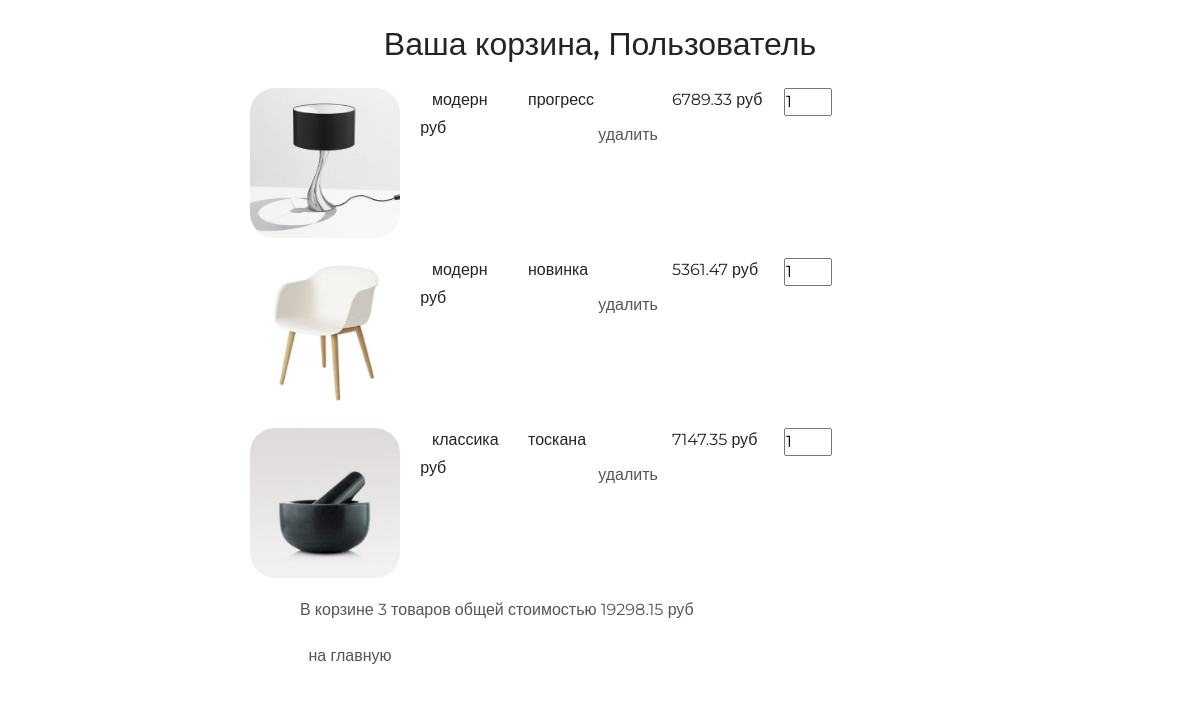
Before: /basket/ (signed in) with the older database file.
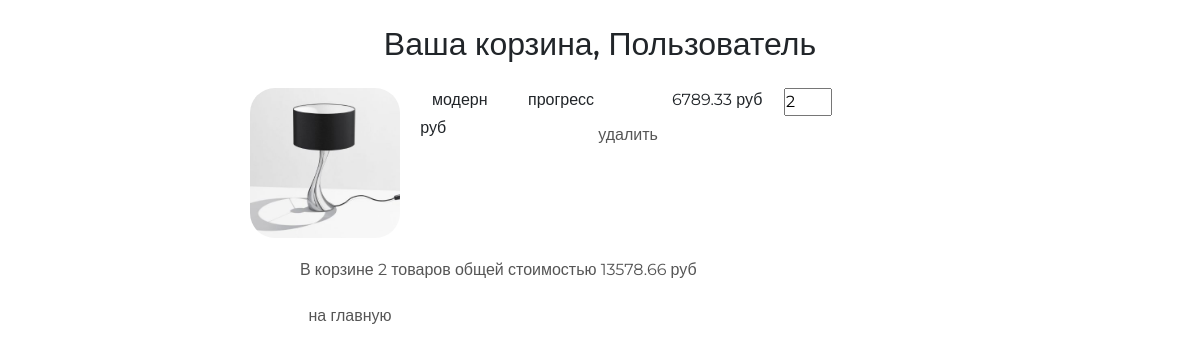
After: the same page with the newer database file.
### basketapp/models.py (models this page shows)
class Basket(models.Model):
    user = models.ForeignKey(settings.AUTH_USER_MODEL, on_delete=models.CASCADE, related_name="basket")
    product = models.ForeignKey(Product, on_delete=models.CASCADE)
    quantity = models.PositiveIntegerField(verbose_name="количество", default=0)
    add_datetime = models.DateTimeField(verbose_name="время добавления", auto_now_add=True)
    @property
    def product_cost(self):
        return self.product.price * self.quantity
    @property
    def total_quantity(self):
        _items = Basket.objects.filter(user=self.user)
        _totalquantity = sum(list(map(lambda x: x.quantity, _items)))
        return _totalquantity
    @property
    def total_cost(self):
        _items = Basket.objects.filter(user=self.user)
        _totalcost = sum(list(map(lambda x: x.product_cost, _items)))
        return _totalcost

### mainapp/models.py (models this page shows, shortened)
class Product(models.Model):
    category = models.ForeignKey(ProductCategory, on_delete=models.CASCADE)
    name = models.CharField(verbose_name="имя продукта", max_length=128)
    image = models.ImageField(upload_to="products_images", blank=True)
    short_desc = models.CharField(verbose_name="краткое описание продукта", max_length=60, blank=True)
    description = models.TextField(verbose_name="описание продукта", blank=True)
    price = models.DecimalField(verbose_name="цена продукта", max_digits=8, decimal_places=2, default=0)
    quantity = models.PositiveIntegerField(verbose_name="количество на складе", default=0)

class ProductCategory(models.Model):
    name = models.CharField(verbose_name="имя", max_length=64, unique=True)
    description = models.TextField(verbose_name="описание", blank=True)
    is_active = models.BooleanField(verbose_name="категория активна", default=True)

### authnapp/models.py (models this page shows)
class ShopUser(AbstractUser):
    avatar = models.ImageField(upload_to="users_avatars", blank=True)
    age = models.PositiveIntegerField(verbose_name="возраст")

### basketapp/views.py (the view)
# urls.py: path("", basketapp.basket, name="view"),
@login_required
def basket(request):
    title = "корзина"
    basket_items = Basket.objects.filter(user=request.user).order_by("product__category")
    content = {"title": title, "basket_items": basket_items, "media_url": settings.MEDIA_URL}
    return render(request, "basketapp/basket.html", content)

### basketapp/templates/basketapp/basket.html
{% extends 'basketapp/base.html' %}
{% load staticfiles %}
{% block content %}
<div class="basket_list">
    {% include 'basketapp/includes/inc_basket_list.html' %}
</div>
<button class="btn btn-round">
    <a href="{% url 'main' %}">
        на главную
    </a>
</button>
{% endblock %}

### basketapp/templates/basketapp/includes/inc_basket_list.html
{% for item in basket_items %}
<div class="basket_record">
    <img src="{{ media_url }}{{ item.product.image }}" alt="{{ item.product.short_desc }}">
    <span class="category_name">{{ item.product.category.name }}</span>
    <span class="product_name">{{ item.product.name }}</span>
    <span class="product_price">{{ item.product.price }}&nbspруб</span>
    <input type="number" name="{{ item.pk }}" min="0" value="{{ item.quantity }}">
    <span class="product_cost">{{ item.cost }}&nbspруб</span>
    <button class="btn btn-round">
        <a href="{% url 'basket:remove' item.pk %}" class="">
            удалить
        </a>
    </button>
</div>
{% endfor %}
{% if basket_items %}
<div class="basket_summary">
    В корзине {{ basket_items.0.total_quantity }} товаров общей стоимостью
    {{ basket_items.0.total_cost }} руб
</div>
{% endif %}

Changed rows visible on the page:
removed Basket: product.image (picture), product.category.name "модерн", product.name "прогресс", product.price "6789.33", quantity "1", user+quantity "3", user+product+quantity "19298.15"
removed Basket: product.image (picture), product.category.name "модерн", product.name "новинка", product.price "5361.47", quantity "1"
removed Basket: product.image (picture), product.category.name "классика", product.name "тоскана", product.price "7147.35", pk "1"
added Basket: product.image (picture), product.category.name "модерн", product.name "прогресс", product.price "6789.33", quantity "2", user+quantity "2", user+product+quantity "13578.66"
